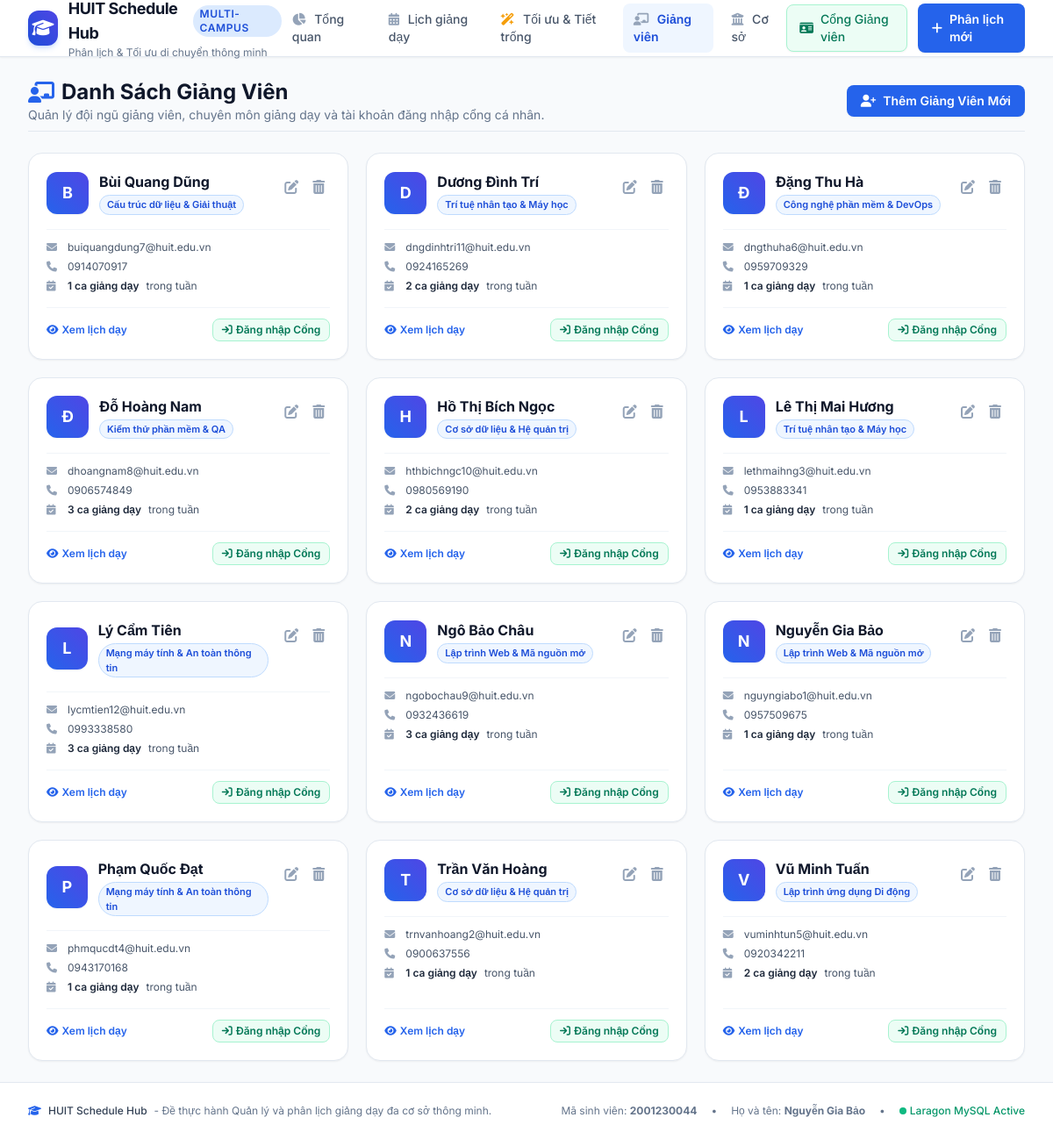
The app's page /teachers.php with its own data.
### tables this page shows
CREATE TABLE `teachers` (
  `id` int NOT NULL AUTO_INCREMENT,
  `full_name` varchar(150) NOT NULL,
  `email` varchar(150) NOT NULL,
  `phone` varchar(20) DEFAULT NULL,
  `expertise` varchar(255) NOT NULL COMMENT 'Chuyên môn chính',
  `password` varchar(255) DEFAULT '$2y$10$92IXUNpkjO0rOQ5byMi.Ye4oKoEa3Ro9llC/.og/at2.uheWG/igi' COMMENT 'Default: password',
  `created_at` timestamp NULL DEFAULT CURRENT_TIMESTAMP,
  PRIMARY KEY (`id`),
  UNIQUE KEY `email` (`email`)
);

### config/database.php (called while the page is built, shortened)
<?php
class Database {
    private static ?PDO $instance = null;
    public static function getConnection(): PDO {
        if (self::$instance === null) {
            $host = $_ENV['DB_HOST'] ?? 'localhost';
            $port = $_ENV['DB_PORT'] ?? '3306';
            $dbname = $_ENV['DB_NAME'] ?? 'huit_db';
            $username = $_ENV['DB_USER'] ?? 'root';
            $password = $_ENV['DB_PASS'] ?? '';
            $dsn = "mysql:host={$host};port={$port};dbname={$dbname};charset=utf8mb4";
            $options = [
                PDO::ATTR_ERRMODE => PDO::ERRMODE_EXCEPTION,
                PDO::ATTR_DEFAULT_FETCH_MODE => PDO::FETCH_ASSOC,
                PDO::ATTR_EMULATE_PREPARES => false,
            ];
            try {
                self::$instance = new PDO($dsn, $username, $password, $options);
            } catch (PDOException $e) {
                die("Lỗi kết nối cơ sở dữ liệu: " . htmlspecialchars($e->getMessage()));
            }
        }
        return self::$instance;
    }
}

### src/Models/Teacher.php (called while the page is built, shortened)
<?php
class Teacher {
    private PDO $db;
    public function __construct() {
        $this->db = Database::getConnection();
    }
    public function all(): array {
        $stmt = $this->db->query("SELECT * FROM teachers ORDER BY full_name ASC");
        return $stmt->fetchAll();
    }
}

### src/Models/Schedule.php (called while the page is built, shortened)
<?php
class Schedule {
    private PDO $db;
    public function __construct() {
        $this->db = Database::getConnection();
    }
    public function all(array $filters = []): array {
        $sql = "SELECT s.*,
                       t.full_name AS teacher_name, t.email AS teacher_email, t.phone AS teacher_phone, t.expertise AS teacher_expertise,
                       b.branch_name, b.address AS branch_address
                FROM schedules s
                JOIN teachers t ON s.teacher_id = t.id
                JOIN branches b ON s.branch_id = b.id
                WHERE 1=1";
        $params = [];
        if (!empty($filters['teacher_id'])) {
            $sql .= " AND s.teacher_id = ?";
            $params[] = (int)$filters['teacher_id'];
        }
        $sql .= " ORDER BY FIELD(s.day_of_week, 'Thứ 2', 'Thứ 3', 'Thứ 4', 'Thứ 5', 'Thứ 6', 'Thứ 7', 'Chủ Nhật'), s.shift_or_periods, s.id ASC";
        $stmt = $this->db->prepare($sql);
        $stmt->execute($params);
        return $stmt->fetchAll();
    }
    public function getByTeacher(int $teacherId): array {
        return $this->all(['teacher_id' => $teacherId]);
    }
}

### teachers.php (the view, shortened to what this page needs)
<?php
require_once __DIR__ . '/config/database.php';
$teacherModel = new Teacher();
$scheduleModel = new Schedule();
$action = $_GET['action'] ?? 'list';
$teachers = $teacherModel->all();
$editTeacher = null;
require_once __DIR__ . '/includes/header.php';
?>
<div class="space-y-6">
    <div class="flex flex-col sm:flex-row sm:items-center justify-between gap-4 pb-2 border-b border-slate-200">
        <div>
            <h1 class="text-2xl font-bold text-slate-900 flex items-center gap-2">
                <i class="fa-solid fa-chalkboard-user text-blue-600"></i>
                <?= ($action === 'create' || $action === 'edit') ? ($action === 'create' ? 'Thêm Giảng Viên Mới' : 'Cập Nhật Giảng Viên') : 'Danh Sách Giảng Viên' ?>
            </h1>
            <p class="text-sm text-slate-500">Quản lý đội ngũ giảng viên, chuyên môn giảng dạy và tài khoản đăng nhập cổng cá nhân.</p>
        </div>
        <div>
            <?php if ($action === 'list'): ?>
                <a href="teachers.php?action=create" class="inline-flex items-center gap-2 px-4 py-2 bg-blue-600 hover:bg-blue-700 text-white rounded-lg text-sm font-semibold shadow-sm transition">
                    <i class="fa-solid fa-user-plus"></i> Thêm Giảng Viên Mới
                </a>
            <?php else: ?>
                <a href="teachers.php" class="inline-flex items-center gap-2 px-4 py-2 bg-slate-100 hover:bg-slate-200 text-slate-700 rounded-lg text-sm font-semibold transition">
                    <i class="fa-solid fa-arrow-left"></i> Quay Lại Danh Sách
                </a>
            <?php endif; ?>
        </div>
    </div>
    <?php if ($action === 'create' || $action === 'edit'): ?>
        <div class="max-w-2xl mx-auto bg-white p-6 rounded-2xl border border-slate-200 shadow-sm space-y-4">
            <h2 class="text-lg font-bold text-slate-900 pb-3 border-b border-slate-100">
                <?= $editTeacher ? 'Chỉnh Sửa Giảng Viên' : 'Thông Tin Giảng Viên Mới' ?>
            </h2>
            <form method="POST" class="space-y-4">
                <?php if ($editTeacher): ?>
                    <input type="hidden" name="id" value="<?= $editTeacher['id'] ?>">
                <?php endif; ?>
                <div>
                    <label class="block text-xs font-bold uppercase tracking-wider text-slate-700 mb-1">
                        Họ và Tên Giảng Viên <span class="text-red-500">*</span>
                    </label>
                    <input type="text" name="full_name" required value="<?= htmlspecialchars($editTeacher['full_name'] ?? '') ?>" placeholder="Ví dụ: ThS. Nguyễn Gia Bảo" class="w-full px-3.5 py-2.5 rounded-xl border border-slate-300 text-sm focus:ring-2 focus:ring-blue-500">
                </div>
                <div class="grid grid-cols-1 sm:grid-cols-2 gap-4">
                    <div>
                        <label class="block text-xs font-bold uppercase tracking-wider text-slate-700 mb-1">
                            Email <span class="text-red-500">*</span>
                        </label>
                        <input type="email" name="email" required value="<?= htmlspecialchars($editTeacher['email'] ?? '') ?>" placeholder="baong@huit.edu.vn" class="w-full px-3.5 py-2.5 rounded-xl border border-slate-300 text-sm focus:ring-2 focus:ring-blue-500">
                    </div>
                    <div>
                        <label class="block text-xs font-bold uppercase tracking-wider text-slate-700 mb-1">
                            Số Điện Thoại
                        </label>
                        <input type="text" name="phone" value="<?= htmlspecialchars($editTeacher['phone'] ?? '') ?>" placeholder="0912345678" class="w-full px-3.5 py-2.5 rounded-xl border border-slate-300 text-sm focus:ring-2 focus:ring-blue-500">
                    </div>
                </div>
                <div>
                    <label class="block text-xs font-bold uppercase tracking-wider text-slate-700 mb-1">
                        Chuyên Môn Giảng Dạy Chính <span class="text-red-500">*</span>
                    </label>
                    <input type="text" name="expertise" required value="<?= htmlspecialchars($editTeacher['expertise'] ?? '') ?>" placeholder="Ví dụ: Lập trình Web & PHP, Cơ sở dữ liệu & Hệ quản trị, Trí tuệ nhân tạo, v.v." class="w-full px-3.5 py-2.5 rounded-xl border border-slate-300 text-sm focus:ring-2 focus:ring-blue-500">
                    <p class="text-[11px] text-slate-500 mt-1">Chuyên môn sẽ được AI Matching so khớp khi phân lịch học phần mới.</p>
                </div>
                <div>
                    <label class="block text-xs font-bold uppercase tracking-wider text-slate-700 mb-1">
                        Mật Khẩu Đăng Nhập Cổng Giảng Viên
                    </label>
                    <input type="password" name="password" placeholder="<?= $editTeacher ? 'Để trống nếu không muốn đổi mật khẩu' : 'Mặc định: password123' ?>" class="w-full px-3.5 py-2.5 rounded-xl border border-slate-300 text-sm focus:ring-2 focus:ring-blue-500">
                </div>
                <div class="pt-4 border-t border-slate-100 flex items-center justify-end gap-3">
                    <a href="teachers.php" class="px-4 py-2.5 rounded-xl border border-slate-300 text-slate-700 text-sm font-semibold hover:bg-slate-50 transition">Hủy</a>
                    <button type="submit" class="px-6 py-2.5 rounded-xl bg-blue-600 hover:bg-blue-700 text-white text-sm font-semibold shadow-md transition flex items-center gap-2">
                        <i class="fa-solid fa-floppy-disk"></i> Lưu Thông Tin
                    </button>
                </div>
            </form>
        </div>
    <?php else: ?>
        <div class="grid grid-cols-1 md:grid-cols-2 lg:grid-cols-3 gap-5">
            <?php foreach ($teachers as $t): ?>
                <?php
                    $tSchedules = $scheduleModel->getByTeacher((int)$t['id']);
                    $classCount = count($tSchedules);
                ?>
                <div class="bg-white rounded-2xl border border-slate-200 p-5 shadow-sm hover:shadow-md transition flex flex-col justify-between">
                    <div>
                        <div class="flex items-start justify-between gap-3">
                            <div class="flex items-center gap-3">
                                <div class="w-12 h-12 rounded-xl bg-gradient-to-tr from-blue-600 to-indigo-600 text-white flex items-center justify-center font-bold text-lg shadow-sm">
                                    <?= mb_substr($t['full_name'], 0, 1, 'UTF-8') ?>
                                </div>
                                <div>
                                    <h3 class="font-bold text-slate-900 text-base"><?= htmlspecialchars($t['full_name']) ?></h3>
                                    <span class="inline-flex items-center gap-1 text-[11px] px-2 py-0.5 rounded-full bg-blue-50 text-blue-700 font-semibold border border-blue-200 mt-0.5">
                                        <?= htmlspecialchars($t['expertise']) ?>
                                    </span>
                                </div>
                            </div>
                            <div class="flex items-center gap-1">
                                <a href="teachers.php?action=edit&id=<?= $t['id'] ?>" class="p-1.5 text-slate-400 hover:text-blue-600 hover:bg-slate-100 rounded-lg transition" title="Sửa">
                                    <i class="fa-solid fa-pen-to-square"></i>
                                </a>
                                <button onclick="confirmDelete(<?= $t['id'] ?>)" class="p-1.5 text-slate-400 hover:text-red-600 hover:bg-slate-100 rounded-lg transition" title="Xóa">
                                    <i class="fa-solid fa-trash-can"></i>
                                </button>
                            </div>
                        </div>
                        <div class="mt-4 pt-3 border-t border-slate-100 space-y-1.5 text-xs text-slate-600">
                            <div class="flex items-center gap-2">
                                <i class="fa-solid fa-envelope text-slate-400 w-4"></i>
                                <span class="truncate"><?= htmlspecialchars($t['email']) ?></span>
                            </div>
                            <div class="flex items-center gap-2">
                                <i class="fa-solid fa-phone text-slate-400 w-4"></i>
                                <span><?= htmlspecialchars($t['phone'] ?: 'Chưa cập nhật') ?></span>
                            </div>
                            <div class="flex items-center gap-2">
                                <i class="fa-solid fa-calendar-check text-slate-400 w-4"></i>
                                <span class="font-semibold text-slate-800"><?= $classCount ?> ca giảng dạy</span> trong tuần
                            </div>
                        </div>
                    </div>
                    <div class="mt-4 pt-3 border-t border-slate-100 flex items-center justify-between gap-2">
                        <a href="index.php?teacher_id=<?= $t['id'] ?>" class="text-xs text-blue-600 hover:text-blue-800 font-semibold flex items-center gap-1">
                            <i class="fa-solid fa-eye"></i> Xem lịch dạy
                        </a>
                        <a href="teacher_portal.php?quick_login=<?= $t['id'] ?>" class="text-xs px-2.5 py-1 rounded-lg bg-emerald-50 text-emerald-700 font-semibold border border-emerald-200 hover:bg-emerald-100 transition flex items-center gap-1">
                            <i class="fa-solid fa-arrow-right-to-bracket"></i> Đăng nhập Cổng
                        </a>
                    </div>
                </div>
            <?php endforeach; ?>
        </div>
    <?php endif; ?>
</div>
<?php require_once __DIR__ . '/includes/footer.php'; ?>

### includes/header.php (style rules this page uses)
body { font-family: 'Inter', sans-serif; }

### records on screen
teachers: full_name "B", full_name "Bùi Quang Dũng", expertise "Cấu trúc dữ liệu & Giải thuật", email "buiquangdung7@huit.edu.vn", phone "0914070917", classCount "1"
teachers: full_name "D", full_name "Dương Đình Trí", expertise "Trí tuệ nhân tạo & Máy học", email "dngdinhtri11@huit.edu.vn", phone "0924165269", classCount "2"
teachers: full_name "Đ", full_name "Đặng Thu Hà", expertise "Công nghệ phần mềm & DevOps", email "dngthuha6@huit.edu.vn", phone "0959709329", classCount "1"
teachers: full_name "Đ", full_name "Đỗ Hoàng Nam", expertise "Kiểm thử phần mềm & QA", email "dhoangnam8@huit.edu.vn", phone "0906574849", classCount "3"
teachers: full_name "H", full_name "Hồ Thị Bích Ngọc", expertise "Cơ sở dữ liệu & Hệ quản trị", email "hthbichngc10@huit.edu.vn", phone "0980569190", classCount "2"
teachers: full_name "L", full_name "Lê Thị Mai Hương", expertise "Trí tuệ nhân tạo & Máy học", email "lethmaihng3@huit.edu.vn", phone "0953883341", classCount "1"
teachers: full_name "L", full_name "Lý Cẩm Tiên", expertise "Mạng máy tính & An toàn thông tin", email "lycmtien12@huit.edu.vn", phone "0993338580", classCount "3"
teachers: full_name "N", full_name "Ngô Bảo Châu", expertise "Lập trình Web & Mã nguồn mở", email "ngobochau9@huit.edu.vn", phone "0932436619", classCount "3"
teachers: full_name "N", full_name "Nguyễn Gia Bảo", expertise "Lập trình Web & Mã nguồn mở", email "nguyngiabo1@huit.edu.vn", phone "0957509675", classCount "1"
teachers: full_name "P", full_name "Phạm Quốc Đạt", expertise "Mạng máy tính & An toàn thông tin", email "phmqucdt4@huit.edu.vn", phone "0943170168", classCount "1"
teachers: full_name "T", full_name "Trần Văn Hoàng", expertise "Cơ sở dữ liệu & Hệ quản trị", email "trnvanhoang2@huit.edu.vn", phone "0900637556", classCount "1"
teachers: full_name "V", full_name "Vũ Minh Tuấn", expertise "Lập trình ứng dụng Di động", email "vuminhtun5@huit.edu.vn", phone "0920342211", classCount "2"
